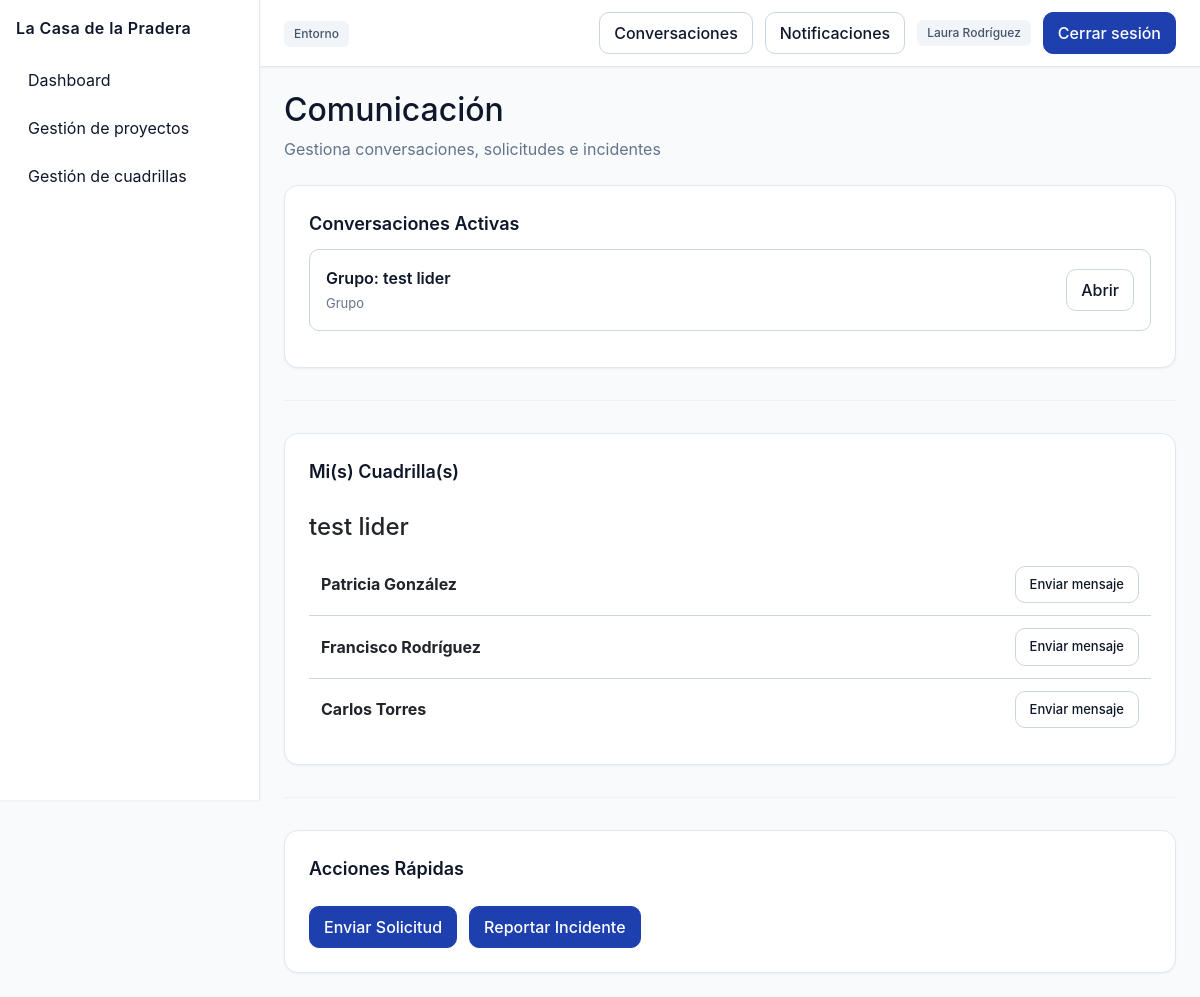
The app's page /comunicacion/ (signed in), older data.
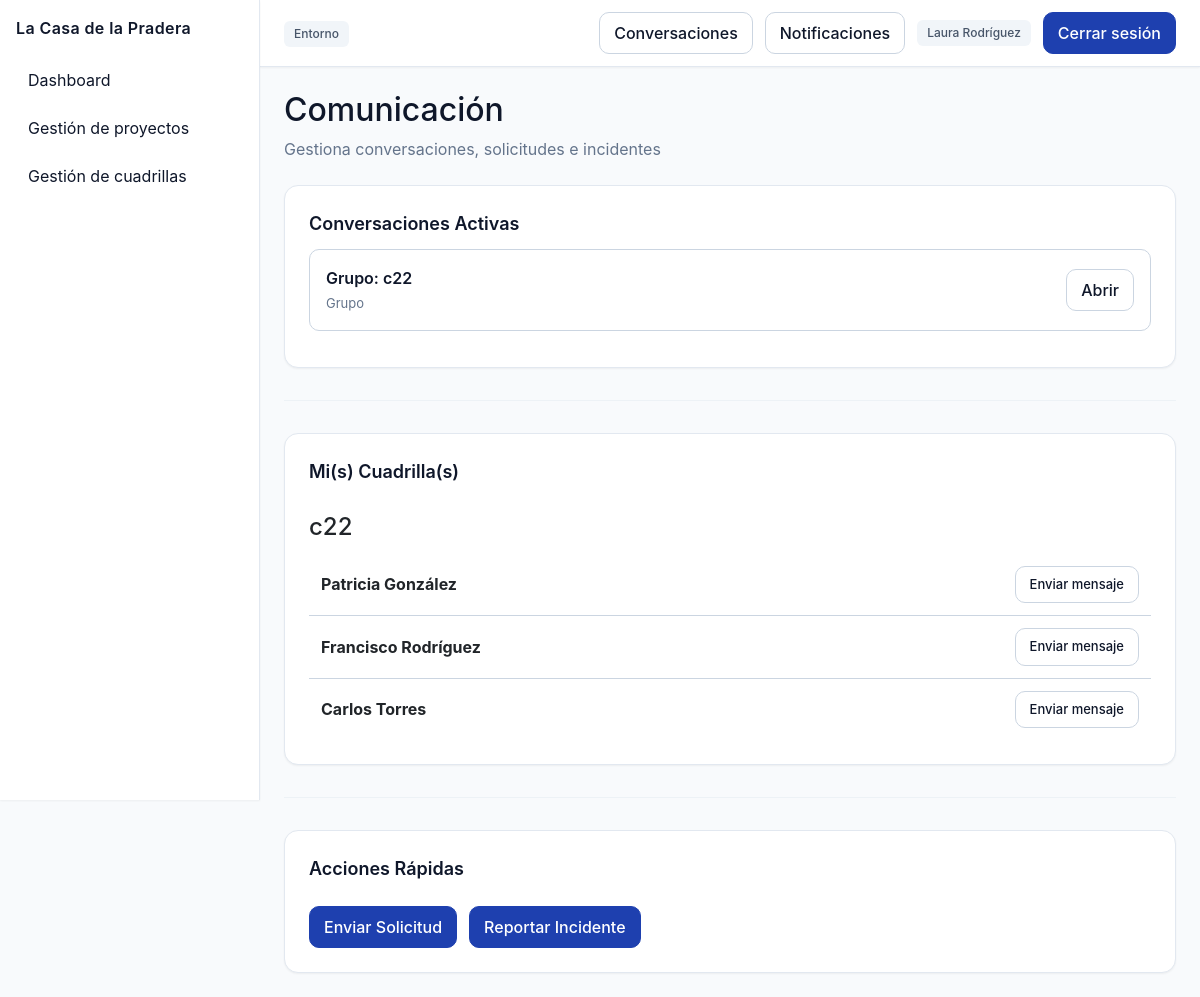
The same page, newer data.
### comunicacion/models.py (models this page shows, shortened)
class Conversation(models.Model):
    nombre = models.CharField(max_length=150, blank=True, null=True)
    is_group = models.BooleanField(default=False)
    cuadrilla = models.ForeignKey(
        'personal.Cuadrilla',
        on_delete=models.CASCADE,
        null=True,
        blank=True,
        related_name='conversaciones'
    )
    participants = models.ManyToManyField(User, related_name='conversaciones')
    created_at = models.DateTimeField(auto_now_add=True)
    archived = models.BooleanField(default=False)
    class Meta:
        ordering = ['-created_at']

### personal/models.py (models this page shows, shortened)
class Cuadrilla(models.Model):
    nombre = models.CharField(max_length=100)
    proyecto = models.ForeignKey(Proyecto, on_delete=models.CASCADE, related_name='cuadrillas', null=True, blank=True)
    lider = models.ForeignKey(User, on_delete=models.SET_NULL, null=True, blank=True, related_name='cuadrillas_lideradas')

### comunicacion/views.py (the view)
# urls.py: path('', views.conversations_list, name='conversations_list'),
@login_required
def conversations_list(request):
    qs = Conversation.objects.filter(participants=request.user).select_related('cuadrilla')
    from personal.models import Asignacion, Cuadrilla
    cuad_ids = set(Asignacion.objects.filter(trabajador=request.user).values_list('cuadrilla_id', flat=True))
    lider_ids = set(Cuadrilla.objects.filter(lider=request.user).values_list('id', flat=True))
    cuad_ids |= lider_ids
    mis_cuadrillas = []
    if cuad_ids:
        cuad_qs = Cuadrilla.objects.filter(id__in=cuad_ids)
        for c in cuad_qs:
            asigns = Asignacion.objects.filter(cuadrilla=c).select_related('trabajador', 'rol').exclude(trabajador=request.user)
            miembros = []
            for a in asigns:
                miembros.append({
                    'user': a.trabajador,
                    'rol': a.rol.nombre if a.rol else None
                })
            mis_cuadrillas.append({'cuadrilla': c, 'miembros': miembros})
    is_jefe = es_jefe_proyecto(request.user)
    lideres_proyecto = []
    if is_jefe:
        proyectos_cuadrillas = Cuadrilla.objects.filter(proyecto__jefe=request.user)
        for c in proyectos_cuadrillas:
            if c.lider and c.lider != request.user:
                lideres_proyecto.append(c.lider)
    return render(request, 'comunicacion/conversations_list.html', {
        'conversations': qs,
        'mis_cuadrillas': mis_cuadrillas,
        'lideres_proyecto': lideres_proyecto,
        'is_jefe': is_jefe,
    })

### core/context_processors.py (called while the page is built)
def notificaciones_no_leidas(request):
    if request.user.is_authenticated:
        return {
            "notifs_no_leidas": request.user.notificaciones.filter(leida=False).count()
        }
    return {"notifs_no_leidas": 0}

### personal/utils.py (called while the page is built)
def es_jefe_proyecto(user):
    return user.groups.filter(name=UserGroups.JEFE_PROYECTO).exists()

### comunicacion/templates/comunicacion/conversations_list.html (shortened to what this page needs)
{% extends 'base.html' %}
{% load static %}
{% block extra_css %}
<link rel="stylesheet" href="{% static 'css/comunicacion/comunicacion.css' %}">
{% endblock %}
{% block content %}
<div style="margin-bottom: 24px;">
    <h2 style="margin-bottom: 8px;">Comunicación</h2>
    <p style="color: var(--color-muted);">Gestiona conversaciones, solicitudes e incidentes</p>
</div>
<div class="card">
    <div class="card-title">Conversaciones Activas</div>
    {% if conversations %}
        {% for c in conversations %}
        <div class="conversation-item">
            <div>
                <div class="conversation-title">
                    {% if c.is_group and c.cuadrilla %}
                        Grupo: {{ c.cuadrilla.nombre }}
                    {% endif %}
                </div>
                <div class="conversation-meta">
                    {% if c.is_group %}Grupo{% else %}Privada{% endif %}
                </div>
            </div>
            <a href="{% url 'comunicacion:conversation_detail' c.pk %}" class="btn btn--ghost">Abrir</a>
        </div>
        {% endfor %}
    {% else %}
        <p style="color: var(--color-muted);">No tienes conversaciones activas.</p>
    {% endif %}
</div>
{% if not is_jefe %}
<hr class="section-divider">
<div class="card">
    <div class="card-title">Mi(s) Cuadrilla(s)</div>
    {% if mis_cuadrillas %}
        {% for item in mis_cuadrillas %}
            <h4 style="margin-top: 16px; margin-bottom: 12px;">{{ item.cuadrilla.nombre }}</h4>
            <ul class="member-list">
                {% for m in item.miembros %}
                <li class="member-item">
                    {% with user=m.user %}
                        <div>
                            <strong>{{ user.get_full_name|default:user.username }}</strong>
                        </div>
                        <a href="{% url 'comunicacion:crear_privada' user.pk %}" class="btn btn--ghost" style="padding: 4px 10px; font-size: 13px;">Enviar mensaje</a>
                    {% endwith %}
                </li>
                {% empty %}
                <li class="member-item" style="color: var(--color-muted);">No hay otros miembros en esta cuadrilla.</li>
                {% endfor %}
            </ul>
        {% endfor %}
    {% else %}
        <p style="color: var(--color-muted);">No perteneces a ninguna cuadrilla todavía.</p>
    {% endif %}
</div>
{% endif %}
<hr class="section-divider">
<div class="card">
    <div class="card-title">Acciones Rápidas</div>
    <div style="display: flex; gap: 12px; flex-wrap: wrap; margin-top: 12px;">
        <a href="{% url 'comunicacion:enviar_solicitud' %}" class="btn btn--primary">Enviar Solicitud</a>
        <a href="{% url 'comunicacion:reportar_incidente' %}" class="btn btn--primary">Reportar Incidente</a>
    </div>
</div>
{% endblock %}

Row changes from the older to the newer data that the page shows:
removed Conversation: cuadrilla.nombre "test lider", is_group "Grupo"
removed Cuadrilla: cuadrilla.nombre "test lider"
added Conversation: cuadrilla.nombre "c22", is_group "Grupo"
added Cuadrilla: cuadrilla.nombre "c22"
